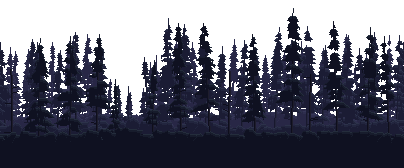
#> input picture Assets/scene/_source/treeline-v2/treeline_B_option.png, 404 x 168 px, given in place of treeline_B_option.png.png, which was not available
$ python fixpl.py ../treeline_B_option.png
#> lines starting #> are read from the running program, lines starting #| are printed output that depends on the picture; after the words box and inside, x2 and y2 are one past the last pixel; in counts of white or black regions, pixels touching at a corner belong together
"""Make a PixelLab treeline redraw tile and fill its bottom: fill rows the background removal cleared (they sit behind the grass) and dither the left edge into the right edge's columns so the 404 px tile repeats without a hard seam."""
import random, sys
import numpy as np
from PIL import Image
def fix(src,dst,band=18,seed=5):
#> called with src = 'pl/b2_../treeline_B_option.png.png', dst = 'pl/b2_../treeline_B_option.png_tile.png', band = 18, seed = 5
    a=np.array(Image.open(src).convert('RGBA'))
#> a is the input picture: shape (168, 404, 4); mean R, G, B, A 15.9, 17.1, 30.4, 165.1
    full=np.where((a[:,:,3]>0).all(1))[0]; last=full.max()
#> after `full = np.where((a[:, :, 3] > 0).all(1))[0]`: full = 50 values from 118 to 167
#> after `last = full.max()`: last = 167
    for y in range(last+1,a.shape[0]): a[y]=a[last]
    rnd=random.Random(seed); o=a.copy(); W=a.shape[1]
#> after `W = a.shape[1]`: W = 404
    for x in range(band):
        for y in range(a.shape[0]):
            if rnd.random()>x/band: o[y,x]=a[y,W-1-x] if False else a[y,(W-band+x)%W] if False else a[y,W-1-(band-1-x)-band+band] if False else a[y,W-1-x]
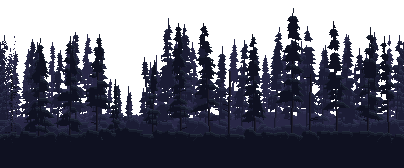
#> o: shape (168, 404, 4); 0.88% of pixels changed, all inside (x1, y1, x2, y2) = (1, 35, 18, 141); transparent parts drawn white
    Image.fromarray(o,'RGBA').save(dst); return o
if __name__=='__main__':
    for s in sys.argv[1:]: fix(f'pl/b2_{s}.png',f'pl/b2_{s}_tile.png')

$ run again, on Assets/scene/_source/treeline-v2/treeline_C_option.png
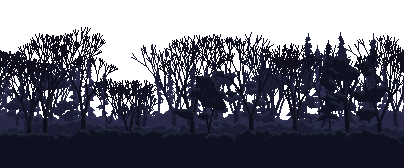
#> input picture Assets/scene/_source/treeline-v2/treeline_C_option.png, 404 x 168 px, given in place of treeline_C_option.png.png, which was not available
#> in fix, a is the input picture: shape (168, 404, 4); mean R, G, B, A 13.8, 14.5, 26.6, 161
#> full = 48 values from 120 to 167
#> last = 167
#> after the loop in fix, `for x in range(band):`:
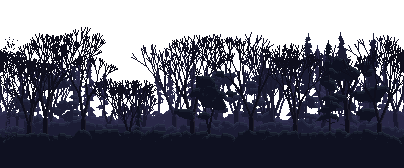
#> o: shape (168, 404, 4); 0.8% of pixels changed, all inside (x1, y1, x2, y2) = (1, 37, 18, 143); transparent parts drawn white

$ run again, on Assets/scene/_source/treeline-v2/treeline_v1_2026-11-07.png
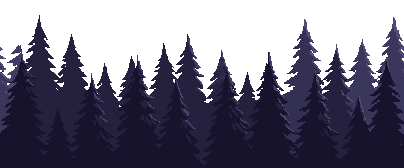
#> input picture Assets/scene/_source/treeline-v2/treeline_v1_2026-11-07.png, 404 x 168 px, given in place of treeline_v1_2026-11-07.png.png, which was not available
#> in fix, a is the input picture: shape (168, 404, 4); mean R, G, B, A 20, 17.6, 35, 155.5
#> full = 63 values from 103 to 167
#> last = 167
#> after the loop in fix, `for x in range(band):`:
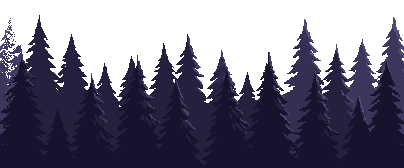
#> o: shape (168, 404, 4); 0.79% of pixels changed, all inside (x1, y1, x2, y2) = (0, 18, 18, 145); transparent parts drawn white
